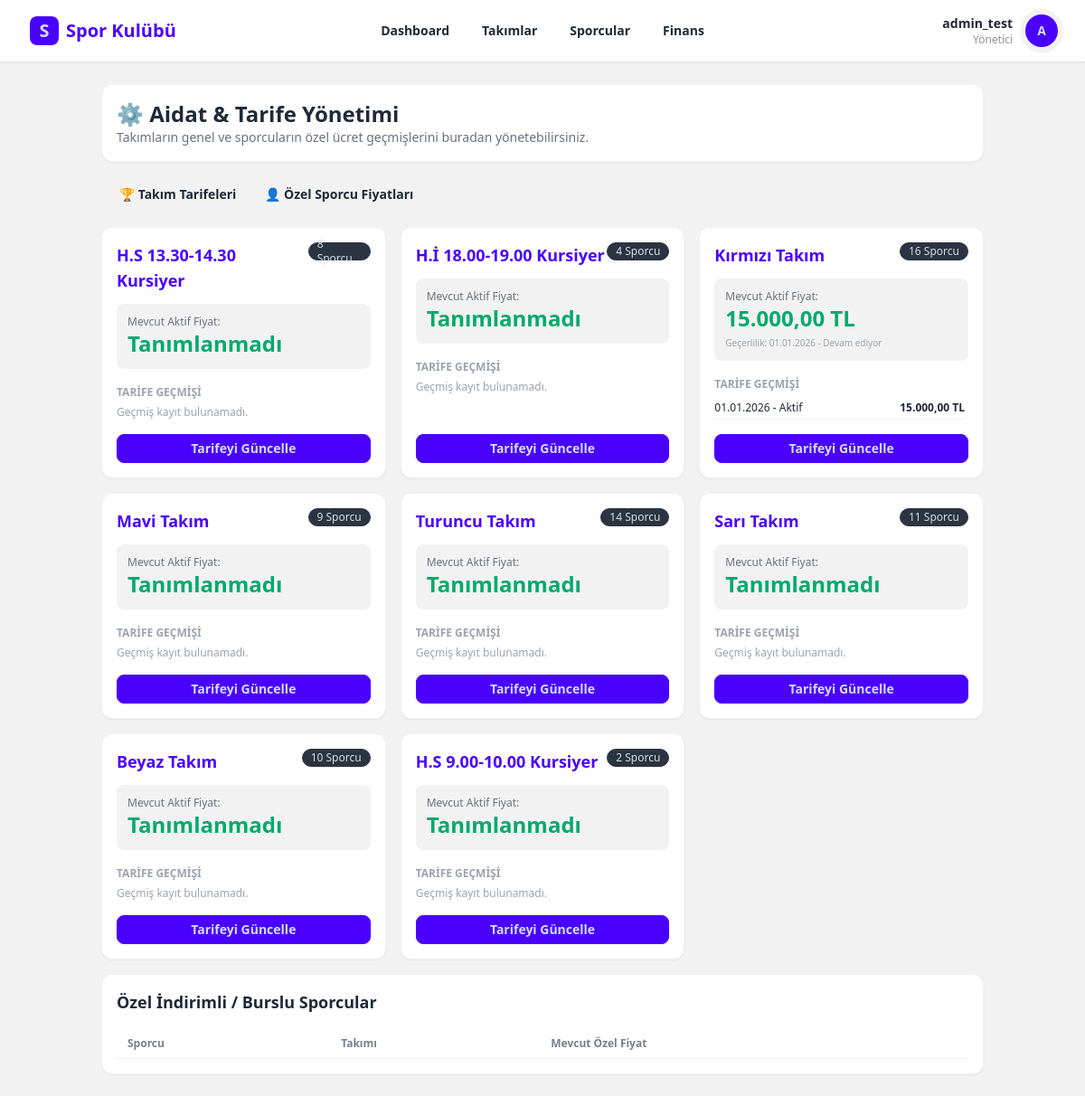
The page /finance/fee-management/ (signed in) on the database as committed earlier.
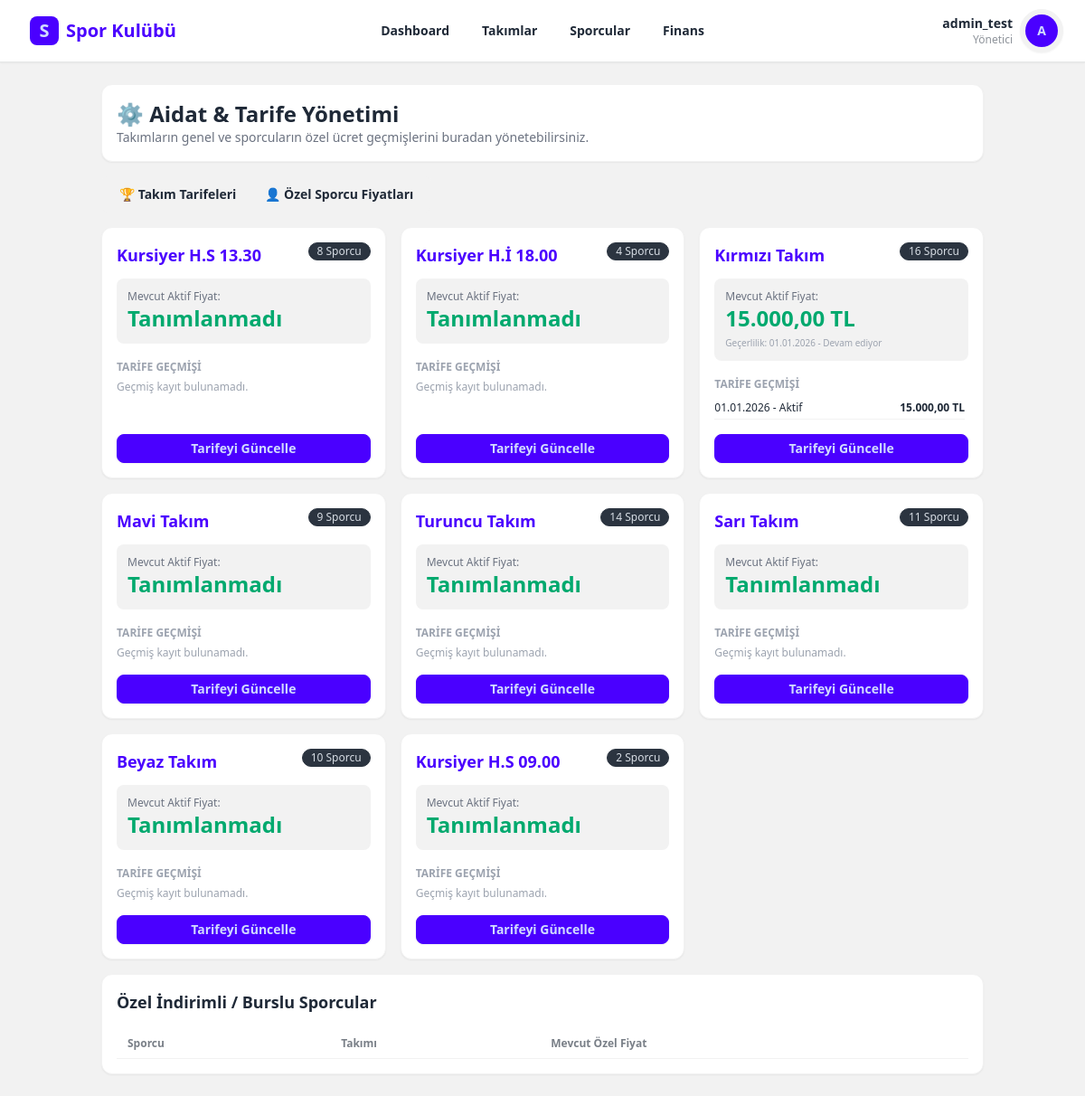
The same page on the database as committed later.
### users/models.py (models this page shows, shortened)
class User(AbstractUser):
    class Role(models.TextChoices):
        PARENT = 'parent', 'Veli'
        ADMIN = 'admin', 'Yönetici'
        COACH = 'coach', 'Antrenör'
        FINANCE = 'finance', 'Mali İşler'
    email = models.EmailField(unique=True, verbose_name="E-posta Adresi")
    role = models.CharField(
        max_length=20,
        choices=Role.choices,
        default=Role.PARENT,
        verbose_name="Kullanıcı Rolü"
    )
    phone_number = models.CharField(max_length=15, blank=True, null=True, verbose_name="Telefon Numarası")
    tc_identity = models.CharField(max_length=11, blank=True, null=True, verbose_name="T.C. Kimlik No")
    USERNAME_FIELD = 'email'
    REQUIRED_FIELDS = ['username', 'first_name', 'last_name']
    class Meta:
        verbose_name = "Kullanıcı"
        verbose_name_plural = "Kullanıcılar"

### teams/models.py (models this page shows, shortened)
class Team(models.Model):
    name = models.CharField(max_length=100, verbose_name="Takım / Grup Adı")
    description = models.TextField(blank=True, null=True, verbose_name="Açıklama / Yaş Grubu")
    coaches = models.ManyToManyField(
        settings.AUTH_USER_MODEL,
        blank=True,
        limit_choices_to={'role__in': ['coach', 'club_admin']},
        related_name='assigned_teams',
        verbose_name="Sorumlu Antrenörler"
    )
    is_active = models.BooleanField(default=True, verbose_name="Aktif mi?")
    created_at = models.DateTimeField(auto_now_add=True)
    class Meta:
        verbose_name = "Takım"
        verbose_name_plural = "Takımlar"

### finance/models.py (models this page shows)
class TeamFeeHistory(models.Model):
    team = models.ForeignKey(Team, on_delete=models.CASCADE, related_name='fee_histories')
    monthly_fee = models.DecimalField(max_digits=10, decimal_places=2)
    start_date = models.DateField(help_text="Fiyatın geçerli olmaya başladığı tarih")
    end_date = models.DateField(null=True, blank=True, help_text="Boş ise halen geçerlidir")
    class Meta:
        ordering = ['-start_date']

### finance/views.py (the view)
# urls.py: path('fee-management/', views.fee_management, name='fee-management'),
@login_required
def fee_management(request):
    teams = Team.objects.all().prefetch_related('fee_histories')
    athletes = Athlete.objects.filter(is_active=True, custom_fee__isnull=False).select_related('team')
    context = {
        'teams': teams,
        'athletes': athletes,
        'today': date.today(),
    }
    return render(request, 'finance/fee_management.html', context)

### templates/finance/fee_management.html (shortened to what this page needs)
{% extends "base.html" %}
{% block content %}
<div class="mx-auto w-full max-w-7xl space-y-4">
    <div class="flex flex-col gap-2 rounded-xl border border-base-200 bg-base-100 p-4 shadow-sm sm:flex-row sm:items-center sm:justify-between">
        <div>
            <h1 class="text-2xl font-bold">⚙️ Aidat & Tarife Yönetimi</h1>
            <p class="text-sm text-gray-500">Takımların genel ve sporcuların özel ücret geçmişlerini buradan yönetebilirsiniz.</p>
        </div>
    </div>
    <div x-data="{ activeTab: 'teams' }" class="space-y-4">
        <div class="tabs tabs-boxed bg-base-200 p-1 w-fit">
            <button @click="activeTab = 'teams'" :class="{ 'tab-active': activeTab === 'teams' }" class="tab font-semibold">
                🏆 Takım Tarifeleri
            </button>
            <button @click="activeTab = 'athletes'" :class="{ 'tab-active': activeTab === 'athletes' }" class="tab font-semibold">
                👤 Özel Sporcu Fiyatları
            </button>
        </div>
        <div x-show="activeTab === 'teams'" class="space-y-4">
            <div class="grid grid-cols-1 md:grid-cols-2 lg:grid-cols-3 gap-4">
                {% for team in teams %}
                <div class="flex flex-col justify-between space-y-4 rounded-xl border border-base-200 bg-base-100 p-4 shadow-sm">
                    <div>
                        <div class="flex justify-between items-start mb-2">
                            <h3 class="font-bold text-lg text-primary">{{ team.name }}</h3>
                            <span class="badge badge-neutral text-xs">{{ team.athletes.count }} Sporcu</span>
                        </div>
                        {% with team.fee_histories.first as active_fee %}
                        <div class="bg-base-200 p-3 rounded-lg my-3">
                            <span class="text-xs text-gray-500 block font-medium">Mevcut Aktif Fiyat:</span>
                            <span class="text-2xl font-black text-success">
                                {% if active_fee %}{{ active_fee.monthly_fee|floatformat:2 }} TL{% else %}Tanımlanmadı{% endif %}
                            </span>
                            {% if active_fee %}
                            <span class="text-[10px] text-gray-400 block mt-1">Geçerlilik: {{ active_fee.start_date|date:"d.m.Y" }} - Devam ediyor</span>
                            {% endif %}
                        </div>
                        {% endwith %}
                        <div class="space-y-1 mt-2">
                            <span class="text-xs font-bold text-gray-400 uppercase">Tarife Geçmişi</span>
                            <ul class="text-xs space-y-1 max-h-28 overflow-y-auto pr-1">
                                {% for history in team.fee_histories.all %}
                                <li class="flex justify-between border-b border-base-200 py-1">
                                    <span>{{ history.start_date|date:"d.m.Y" }} - {% if history.end_date %}{{ history.end_date|date:"d.m.Y" }}{% else %}Aktif{% endif %}</span>
                                    <span class="font-semibold">{{ history.monthly_fee|floatformat:2 }} TL</span>
                                </li>
                                {% empty %}
                                <li class="text-gray-400 text-xs">Geçmiş kayıt bulunamadı.</li>
                                {% endfor %}
                            </ul>
                        </div>
                    </div>
                    <button onclick="document.getElementById('modal-team-{{ team.id }}').showModal()" class="btn btn-primary btn-sm w-full">
                        Tarifeyi Güncelle
                    </button>
                </div>
                {% endfor %}
            </div>
        </div>
        <div x-show="activeTab === 'athletes'" class="space-y-4 rounded-xl border border-base-200 bg-base-100 p-4 shadow-sm">
            <h2 class="font-bold text-lg">Özel İndirimli / Burslu Sporcular</h2>
            <div class="overflow-x-auto">
                <table class="table table-sm w-full">
                    <thead>
                        <tr>
                            <th>Sporcu</th>
                            <th>Takımı</th>
                            <th>Mevcut Özel Fiyat</th>
                        </tr>
                    </thead>
                </table>
            </div>
        </div>
    </div>
</div>
{% endblock %}

### templates/base.html (shortened to what this page needs)
<!DOCTYPE html>
<html lang="tr" data-theme="light">
<head>
    <link href="https://cdn.jsdelivr.net/npm/daisyui@4.12.10/dist/full.min.css" rel="stylesheet" type="text/css" />
    <script src="https://cdn.tailwindcss.com"></script>
</head>
<body class="bg-base-200 min-h-screen" hx-headers='{"X-CSRFToken": "{{ csrf_token }}"}'>
    <header class="sticky top-0 z-40 border-b border-base-300 bg-base-100/95 shadow-sm backdrop-blur">
        <div class="navbar mx-auto max-w-7xl px-4 sm:px-6">
            <div class="navbar-start">
                <a href="{% url 'dashboard-index' %}" class="btn btn-ghost gap-2 px-2 text-lg font-black text-primary sm:text-xl">
                    <span class="grid h-8 w-8 place-items-center rounded-lg bg-primary text-primary-content">S</span>
                    <span class="hidden sm:inline">Spor Kulübü</span>
                </a>
            </div>
            <nav class="navbar-center hidden lg:flex">
                <ul class="menu menu-horizontal gap-1 px-1 font-semibold">
                    <li><a href="{% url 'dashboard-index' %}">Dashboard</a></li>
                    <li><a href="{% url 'team-list' %}">Takımlar</a></li>
                    <li><a href="{% url 'athlete-manage-list' %}">Sporcular</a></li>
                    <li><a href="{% url 'finance-dashboard' %}">Finans</a></li>
                </ul>
            </nav>
            <div class="navbar-end gap-1 sm:gap-2">
                <div class="hidden text-right sm:block">
                    <p class="max-w-32 truncate text-sm font-bold">{{ request.user.get_full_name|default:request.user.username }}</p>
                    <p class="text-xs text-base-content/50">{{ request.user.get_role_display }}</p>
                </div>
                <div class="dropdown dropdown-end">
                    <label tabindex="0" class="btn btn-circle avatar placeholder" aria-label="Kullanıcı menüsü">
                        <div class="w-9 rounded-full bg-primary text-primary-content"><span>{{ request.user.first_name|first|default:request.user.username|first|upper }}</span></div>
                    </label>
                </div>
            </div>
        </div>
    </header>
    <main class="container mx-auto p-6">
        {% block content %}{% endblock %}
    </main>
</body>
</html>

Rows that differ between the two databases and show on the page:
changed Team: name "H.S 13.30-14.30 Kursiyer" → "Kursiyer H.S 13.30"
changed Team: name "H.İ 18.00-19.00 Kursiyer" → "Kursiyer H.İ 18.00"
changed Team: name "H.S 9.00-10.00 Kursiyer" → "Kursiyer H.S 09.00"
